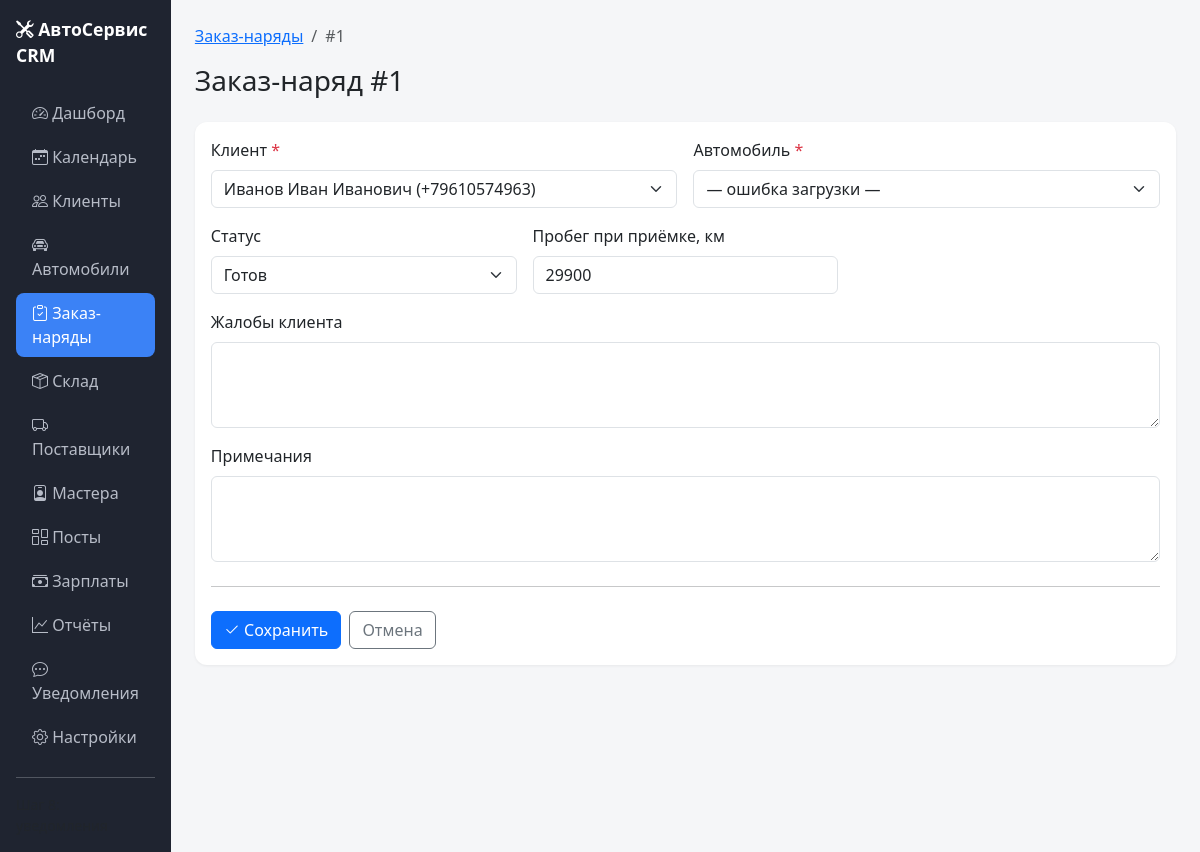
Page /orders/1/edit on the committed database.
### models.py (models this page shows, shortened)
class Order(db.Model):
    __tablename__ = "orders"
    id = db.Column(db.Integer, primary_key=True)
    client_id = db.Column(db.Integer, db.ForeignKey("clients.id"), nullable=False, index=True)
    car_id = db.Column(db.Integer, db.ForeignKey("cars.id"), nullable=False, index=True)
    status = db.Column(db.String(20), nullable=False, default="new", index=True)
    intake_mileage = db.Column(db.Integer)
    complaint = db.Column(db.Text)
    notes = db.Column(db.Text)
    created_at = db.Column(db.DateTime, default=lambda: datetime.now(timezone.utc))
    closed_at = db.Column(db.DateTime)
    car = db.relationship("Car", backref="orders")
    works = db.relationship(
        "OrderWork",
        backref="order",
        cascade="all, delete-orphan",
        lazy=True,
        order_by="OrderWork.id",
    )
    parts = db.relationship(
        "OrderPart",
        backref="order",
        cascade="all, delete-orphan",
        lazy=True,
        order_by="OrderPart.id",
    )

### app.py (the view, shortened to what this page needs)
@app.route("/orders/<int:order_id>/edit", methods=["GET", "POST"])
def order_edit(order_id):
    order = db.session.get(Order, order_id)
    if order is None:
        abort(404)
    clients = Client.query.order_by(Client.full_name).all()
    return render_template("orders/form.html", order=order, clients=clients, form={})

### app.py (called while the page is built)
@app.context_processor
def inject_globals():
    return {
        "ORDER_STATUSES": ORDER_STATUSES,
        "MOVEMENT_TYPES": MOVEMENT_TYPES,
        "MOVEMENT_COLORS": MOVEMENT_COLORS,
        "APPOINTMENT_STATUSES": APPOINTMENT_STATUSES,
        "APPOINTMENT_COLORS": APPOINTMENT_COLORS,
        "STATUS_COLORS": {
            "new": "secondary",
            "in_progress": "primary",
            "waiting_parts": "warning",
            "done": "info",
            "closed": "success",
            "canceled": "danger",
        },
    }

### templates/orders/form.html (shortened to what this page needs)
{% extends "base.html" %}
{% block content %}
<nav aria-label="breadcrumb">
    <ol class="breadcrumb">
        <li class="breadcrumb-item"><a href="{{ url_for('orders_list') }}">Заказ-наряды</a></li>
        <li class="breadcrumb-item active">
            {{ ("#" ~ order.id) if order else "Новый" }}
        </li>
    </ol>
</nav>
<h1 class="h3 mb-4">
    {{ ("Заказ-наряд #" ~ order.id) if order else "Новый заказ-наряд" }}
</h1>
<div class="card stat-card">
    <div class="card-body">
        <form method="post" novalidate autocomplete="off">
            <div class="row g-3">
                <div class="col-md-6">
                    <label class="form-label">Клиент <span class="text-danger">*</span></label>
                    <select name="client_id" id="client-select" class="form-select" required>
                        {% set current_client = form.get('client_id', order.client_id if order else '')|string %}
                        {% for c in clients %}
                            <option value="{{ c.id }}"
                                    {% if current_client == c.id|string %}selected{% endif %}>
                                {{ c.full_name }} ({{ c.phone }})
                            </option>
                        {% endfor %}
                    </select>
                </div>
                <div class="col-md-6">
                    <label class="form-label">Автомобиль <span class="text-danger">*</span></label>
                    <select name="car_id" id="car-select" class="form-select" required>
                        <option value="">— сначала выберите клиента —</option>
                    </select>
                </div>
                {% if order %}
                    <div class="col-md-4">
                        <label class="form-label">Статус</label>
                        <select name="status" class="form-select">
                            {% for key, label in ORDER_STATUSES.items() %}
                                <option value="{{ key }}"
                                        {% if order.status == key %}selected{% endif %}>{{ label }}</option>
                            {% endfor %}
                        </select>
                    </div>
                {% endif %}
                <div class="col-md-4">
                    <label class="form-label">Пробег при приёмке, км</label>
                    <input type="number" name="intake_mileage" class="form-control" min="0"
                           value="{{ form.get('intake_mileage', order.intake_mileage if order and order.intake_mileage is not none else '') }}">
                </div>
                <div class="col-md-12">
                    <label class="form-label">Жалобы клиента</label>
                    <textarea name="complaint" rows="3" class="form-control">{{ form.get('complaint', order.complaint if order and order.complaint else '') }}</textarea>
                </div>
                <div class="col-md-12">
                    <label class="form-label">Примечания</label>
                    <textarea name="notes" rows="3" class="form-control">{{ form.get('notes', order.notes if order and order.notes else '') }}</textarea>
                </div>
            </div>
            <hr class="my-4">
            <div class="d-flex gap-2">
                <button type="submit" class="btn btn-primary">
                    <i class="bi bi-check2"></i> Сохранить
                </button>
                <a href="{{ url_for('order_detail', order_id=order.id) if order else url_for('orders_list') }}"
                   class="btn btn-outline-secondary">Отмена</a>
            </div>
        </form>
    </div>
</div>
{% endblock %}

### static/css/style.css (style rules this page uses)
body { background: #f5f6f8; font-family: system-ui, -apple-system, "Segoe UI", Roboto, sans-serif; }
.stat-card { border: none; border-radius: .75rem; box-shadow: 0 1px 3px rgba(0, 0, 0, .06); }

### rows in the picture
Order: id "#1", id "Заказ-наряд #1", status "Готов", intake_mileage "29900"

### other values in the picture
form field client_id "Иванов Иван Иванович (+79610574963)"
